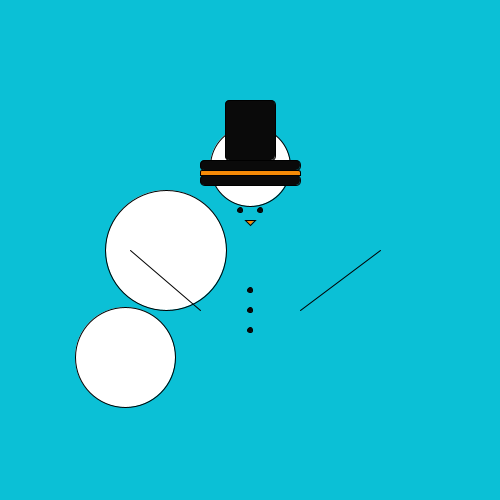
Frame 1 (no input)
Frame 60 (the mouse pressed at the canvas centre just before this capture): identical to frame 1, image omitted
Frame 120 (the mouse held since frame 60 and released just before this capture): identical to frame 1, image omitted

The Processing sketch that drew this single still picture (run headless with seeded random() and noise(); from frame 60 on, the mouse is pressed at the canvas centre):

// Processing sketch: processing_115293
// ── processing_115293.pde

/* Kathleen Lew
*/
Draggable e1, e2, e3;
void setup() {
 loop();
  size(500,500);
  smooth();
  e1 = new Draggable(width/3, height/2, width/4.166666, height/4.1666666);
  e2 = new Draggable(width/4, height/1.4, width/5, height/5);
  e3 = new Draggable(width/2, height/3, width/6.25, height/6.25);
 
}
void draw() {
 background(11, 192, 214);
  e1.rollover(mouseX, mouseY);
  e1.drag(mouseX, mouseY);
  
  e2.rollover(mouseX, mouseY);
  e2.drag(mouseX, mouseY);
  
  e3.rollover(mouseX, mouseY);
  e3.drag(mouseX, mouseY);
  
  e1.display();
  e2.display();
  e3.display();
   
  
  // Snowman Nose
  fill(245, 138, 7);
  //        x1, y1,  x2,  y2,  x3,  y3
  triangle(width/2.0408, height/2.27272727, width/1.9607, height/2.27272727, width/2, height/2.22222);
  
  // Hat
  // orange part
  rect(width/2.5, height/2.941176, width/5, height/100, 5, 5, 0, 0);
  // black part
  fill(10, 10, 10);
  // rect(a, b, c, d, tl, tr, br, bl)
  // top
  rect(width/2.5, height/2.85714, width/5, height/50, 5, 5, 5, 5);
  // bottom
  rect(width/2.5, height/3.125, width/5, height/50, 5, 5, 5, 5);
  
  // tall part of hat
  rect(width/2.222222, height/5, width/10, height/8.3333, 5, 5, 5, 5);
  
  // Right Arm
  // line(x1, y1, z1, x2, y2, z2)
  line(width/1.66666, height/1.6129, width/1.3157, height/2);
  // Left Arm
  line(width/2.5, height/1.6129, width/3.8461, height/2);
  
  // Buttons
  ellipse(width/2, height/1.72413, 5, 5);
  ellipse(width/2, height/1.61290, 5, 5);
  ellipse(width/2, height/1.51515, 5, 5);
  
  // Eyes
  // Left
  ellipse(width/2.08333, height/2.3809, 5, 5);
  ellipse(width/1.92307, height/2.3809, 5, 5);
  
}

void mousePressed() {
  e1.clicked(mouseX, mouseY);
  e2.clicked(mouseX, mouseY);
  e3.clicked(mouseX, mouseY);
}
void mouseReleased() {
  e1.stopDragging();
  e2.stopDragging();
  e3.stopDragging();
}
/* This class was used as a reference,
The actual snowman uses this Draggable class */
class Draggable {
  boolean dragging = false; // Is the object being dragged?
  boolean rollover = false; // Is the mouse over the ellipse?
  
  float x,y,w,h;          // Location and size
  float offsetX, offsetY; // Mouseclick offset

  Draggable(float tempX, float tempY, float tempW, float tempH) {
    x = tempX;
    y = tempY;
    w = tempW;
    h = tempH;
    offsetX = 0;
    offsetY = 0;
  }

  // Method to display
  void display() {
    stroke(0);
    fill(255);
    ellipse(x,y,w,h);
  }

  // Is a point inside the rectangle (for click)?
  void clicked(int mx, int my) {
    if (mx > x && mx < x + w && my > y && my < y + h) {
      dragging = true;
      // If so, keep track of relative location of click to corner of rectangle
      offsetX = x-mx;
      offsetY = y-my;
    }
  }
  
  // Is a point inside the rectangle (for rollover)
  void rollover(int mx, int my) {
    if (mx > x && mx < x + w && my > y && my < y + h) {
      rollover = true;
    } else {
      rollover = false;
    }
  }

  // Stop dragging
  void stopDragging() {
    dragging = false;
  }
  
  // Drag the rectangle
  void drag(int mx, int my) {
    if (dragging) {
      x = mx + offsetX;
      y = my + offsetY;
    }
  }

}
